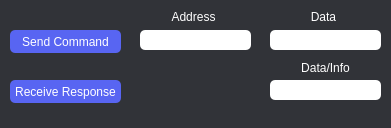
<?xml version="1.0" encoding="UTF-8"?>
<ui version="4.0">
 <class>MainWindow</class>
 <widget class="QMainWindow" name="MainWindow">
  <property name="windowModality">
   <enum>Qt::WindowModal</enum>
  </property>
  <property name="enabled">
   <bool>true</bool>
  </property>
  <property name="geometry">
   <rect>
    <x>0</x>
    <y>0</y>
    <width>391</width>
    <height>128</height>
   </rect>
  </property>
  <property name="sizePolicy">
   <sizepolicy hsizetype="Fixed" vsizetype="Fixed">
    <horstretch>0</horstretch>
    <verstretch>0</verstretch>
   </sizepolicy>
  </property>
  <property name="minimumSize">
   <size>
    <width>391</width>
    <height>128</height>
   </size>
  </property>
  <property name="maximumSize">
   <size>
    <width>391</width>
    <height>128</height>
   </size>
  </property>
  <property name="windowTitle">
   <string>MainWindow</string>
  </property>
  <property name="layoutDirection">
   <enum>Qt::LeftToRight</enum>
  </property>
  <property name="styleSheet">
   <string notr="true">QMainWindow {
	image: url(:/newPrefix/3 (2).png);
	background-color: rgb(49, 51, 56);
}</string>
  </property>
  <property name="tabShape">
   <enum>QTabWidget::Triangular</enum>
  </property>
  <widget class="QWidget" name="centralwidget">
   <widget class="QPushButton" name="send">
    <property name="geometry">
     <rect>
      <x>10</x>
      <y>30</y>
      <width>111</width>
      <height>23</height>
     </rect>
    </property>
    <property name="styleSheet">
     <string notr="true">QPushButton {
	border-radius: 5px;
	background-color: rgb(88, 101, 242);
	color:rgb(255, 255, 255);
	font: 63 10pt &quot;gg sans SemiBold&quot;;
}
QPushButton:hover {
	border-radius: 5px;
	background-color: rgb(71, 82, 196);
	color:rgb(255, 255, 255);
}</string>
    </property>
    <property name="text">
     <string>Send Command</string>
    </property>
   </widget>
   <widget class="QPushButton" name="receive">
    <property name="geometry">
     <rect>
      <x>10</x>
      <y>80</y>
      <width>111</width>
      <height>23</height>
     </rect>
    </property>
    <property name="styleSheet">
     <string notr="true">QPushButton {
	border-radius: 5px;
	background-color: rgb(88, 101, 242);
	color:rgb(255, 255, 255);
	font: 63 10pt &quot;gg sans SemiBold&quot;;
}
QPushButton:hover {
	border-radius: 5px;
	background-color: rgb(71, 82, 196);
	color:rgb(255, 255, 255);
}</string>
    </property>
    <property name="text">
     <string>Receive Response</string>
    </property>
   </widget>
   <widget class="QLineEdit" name="lineEdit">
    <property name="geometry">
     <rect>
      <x>140</x>
      <y>30</y>
      <width>111</width>
      <height>20</height>
     </rect>
    </property>
    <property name="styleSheet">
     <string notr="true">QLineEdit{
	border-color: rgb(0, 0, 0);
	border-radius: 5px;
}</string>
    </property>
   </widget>
   <widget class="QLineEdit" name="lineEdit_2">
    <property name="geometry">
     <rect>
      <x>270</x>
      <y>30</y>
      <width>111</width>
      <height>20</height>
     </rect>
    </property>
    <property name="styleSheet">
     <string notr="true">QLineEdit{
	border-color: rgb(0, 0, 0);
	border-radius: 5px;
}</string>
    </property>
   </widget>
   <widget class="QLineEdit" name="lineEdit_3">
    <property name="geometry">
     <rect>
      <x>270</x>
      <y>80</y>
      <width>111</width>
      <height>20</height>
     </rect>
    </property>
    <property name="styleSheet">
     <string notr="true">QLineEdit{
	border-color: rgb(0, 0, 0);
	border-radius: 5px;
}</string>
    </property>
   </widget>
   <widget class="QLabel" name="label">
    <property name="geometry">
     <rect>
      <x>170</x>
      <y>10</y>
      <width>47</width>
      <height>13</height>
     </rect>
    </property>
    <property name="styleSheet">
     <string notr="true">QLabel {
	color:rgb(255, 255, 255);
	font: 63 10pt &quot;gg sans SemiBold&quot;;
}</string>
    </property>
    <property name="text">
     <string>Address</string>
    </property>
    <property name="alignment">
     <set>Qt::AlignCenter</set>
    </property>
   </widget>
   <widget class="QLabel" name="label_2">
    <property name="geometry">
     <rect>
      <x>300</x>
      <y>10</y>
      <width>47</width>
      <height>13</height>
     </rect>
    </property>
    <property name="styleSheet">
     <string notr="true">QLabel {
	color:rgb(255, 255, 255);
	font: 63 10pt &quot;gg sans SemiBold&quot;;
}</string>
    </property>
    <property name="text">
     <string>Data</string>
    </property>
    <property name="alignment">
     <set>Qt::AlignCenter</set>
    </property>
   </widget>
   <widget class="QLabel" name="label_3">
    <property name="geometry">
     <rect>
      <x>290</x>
      <y>60</y>
      <width>71</width>
      <height>16</height>
     </rect>
    </property>
    <property name="styleSheet">
     <string notr="true">QLabel {
	color:rgb(255, 255, 255);
	font: 63 10pt &quot;gg sans SemiBold&quot;;
}</string>
    </property>
    <property name="text">
     <string>Data/Info</string>
    </property>
    <property name="alignment">
     <set>Qt::AlignCenter</set>
    </property>
   </widget>
  </widget>
 </widget>
 <resources/>
 <connections/>
</ui>
